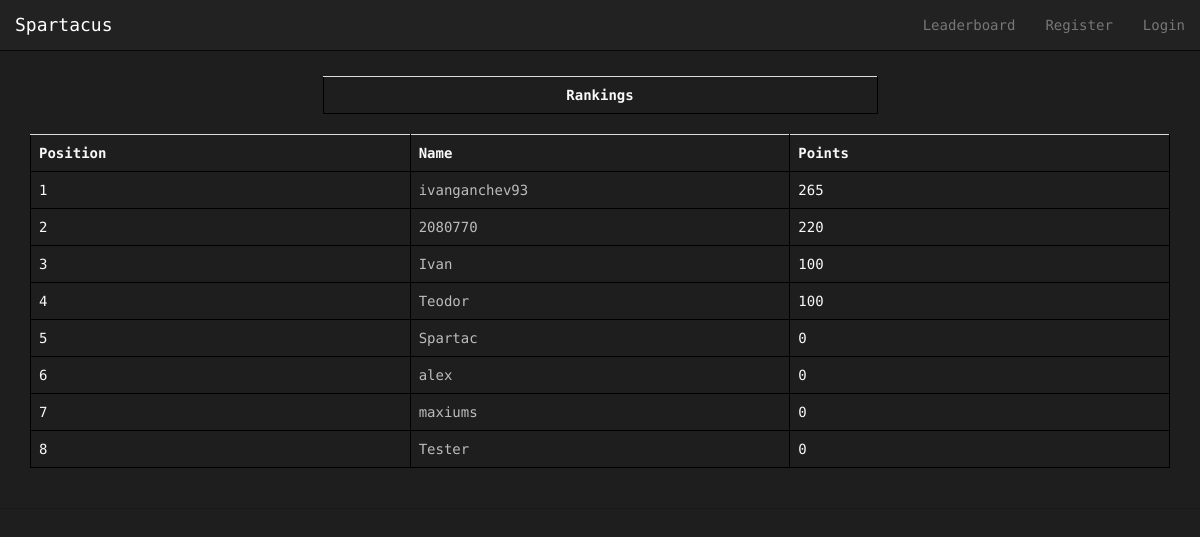
Page /Spartacus/leaderboard/ on the earlier database version.
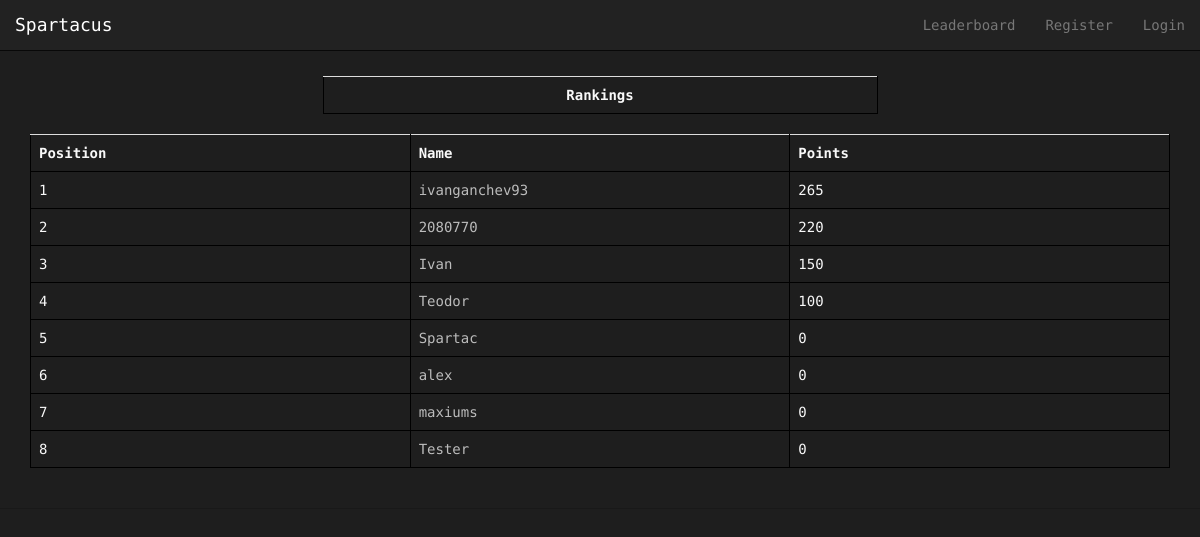
Same page on the later database version.
### Spartacus/models.py (models this page shows, shortened)
class Avatar(models.Model):
    user = models.OneToOneField(User)
    picture = models.ImageField(upload_to='profile_images', blank=True)
    cash = models.IntegerField(default = 1000)
    attack = models.IntegerField(default= 10)
    deffence = models.IntegerField(default= 10)
    strength = models.IntegerField(default= 10)
    agility = models.IntegerField(default= 10)
    intelligence = models.IntegerField(default = 10)
    victories = models.IntegerField(default = 0)
    points = models.IntegerField(default = 0) # for ranking...every time a gladiator fights get some amount of points

### Spartacus/views.py (the view)
def leaderboard(request):
    context_dict = {}
    try:
        avatars = Avatar.objects.order_by('-points')[:20]
        context_dict['avatars'] = avatars
    except:
        print "Query fail leaderboard"
    return render(request, 'Spartacus/leaderboard.html', context_dict)

### templates/Spartacus/leaderboard.html (shortened to what this page needs)
{% extends 'Spartacus/base.html' %}
{% load staticfiles %}
{% block body_block %}
<div class="container">
	<div class="row" style="height: 25px">
	</div>
	<div class="row">
		<div class="col-xs-12">
			<div class="row">
				<div class="col-xs-6 col-xs-offset-3">
					<table class="table">
						<th style="text-align: center">Rankings</th>
					</table>
				</div>
			</div>
			<table class="table">
				<th>Position</th>
				<th>Name</th>
				<th>Points</th>
				{% for avatar in avatars %}
					<tr id="rank">
					<td></td>
					<td><a href="{% url 'avatar_view' avatar.user.username %}">{{ avatar.user.username}} </a></td>
					<td>{{avatar.points}}</td>
					</tr>
				{% endfor %}
			</table>
		</div>
	</div>
</div>
{% endblock %}

Differences in the rows shown:
changed Avatar "Ivan": points "100" → "150"
